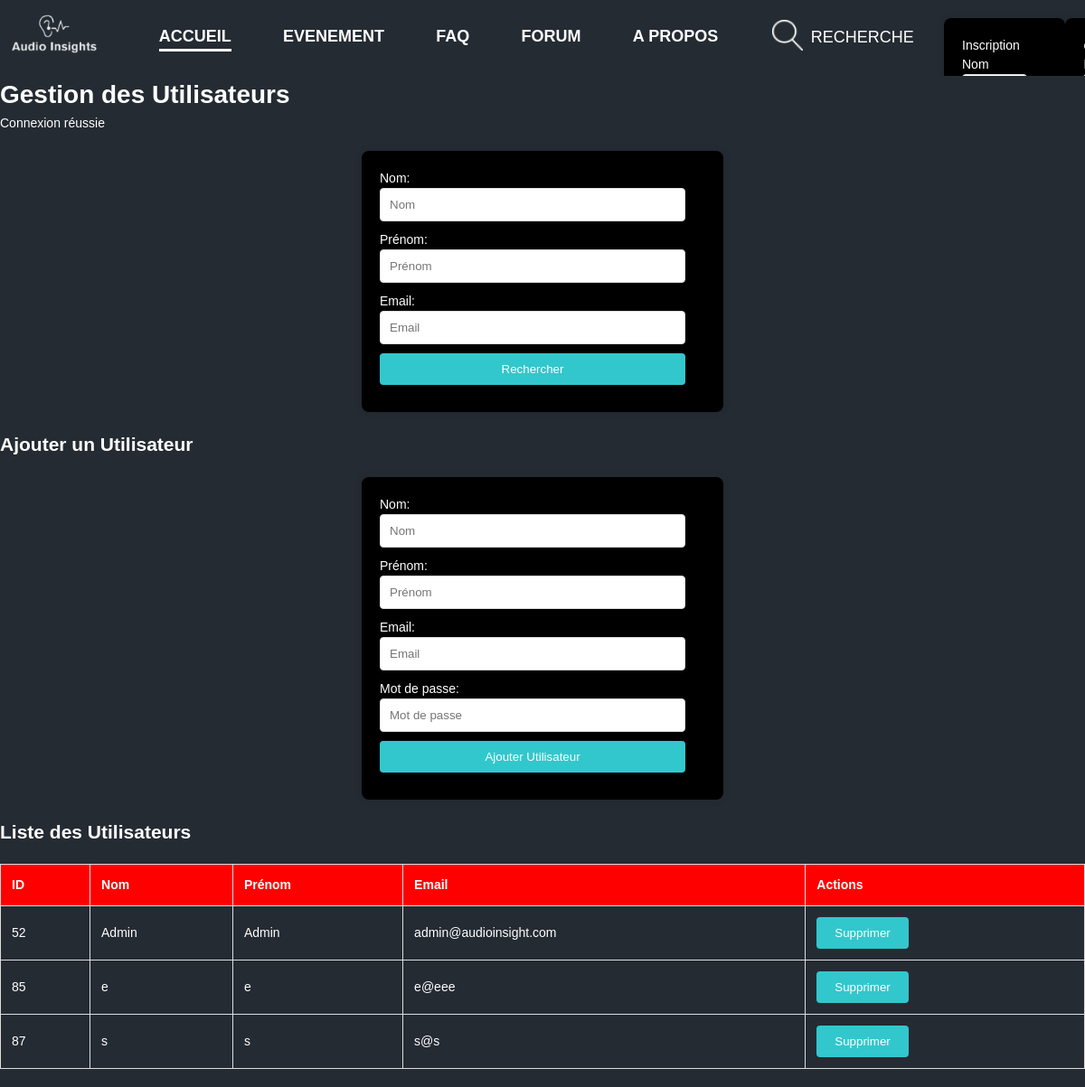
/htmls/gestion_utilisateurs.php, run on an earlier commit of the app's database.
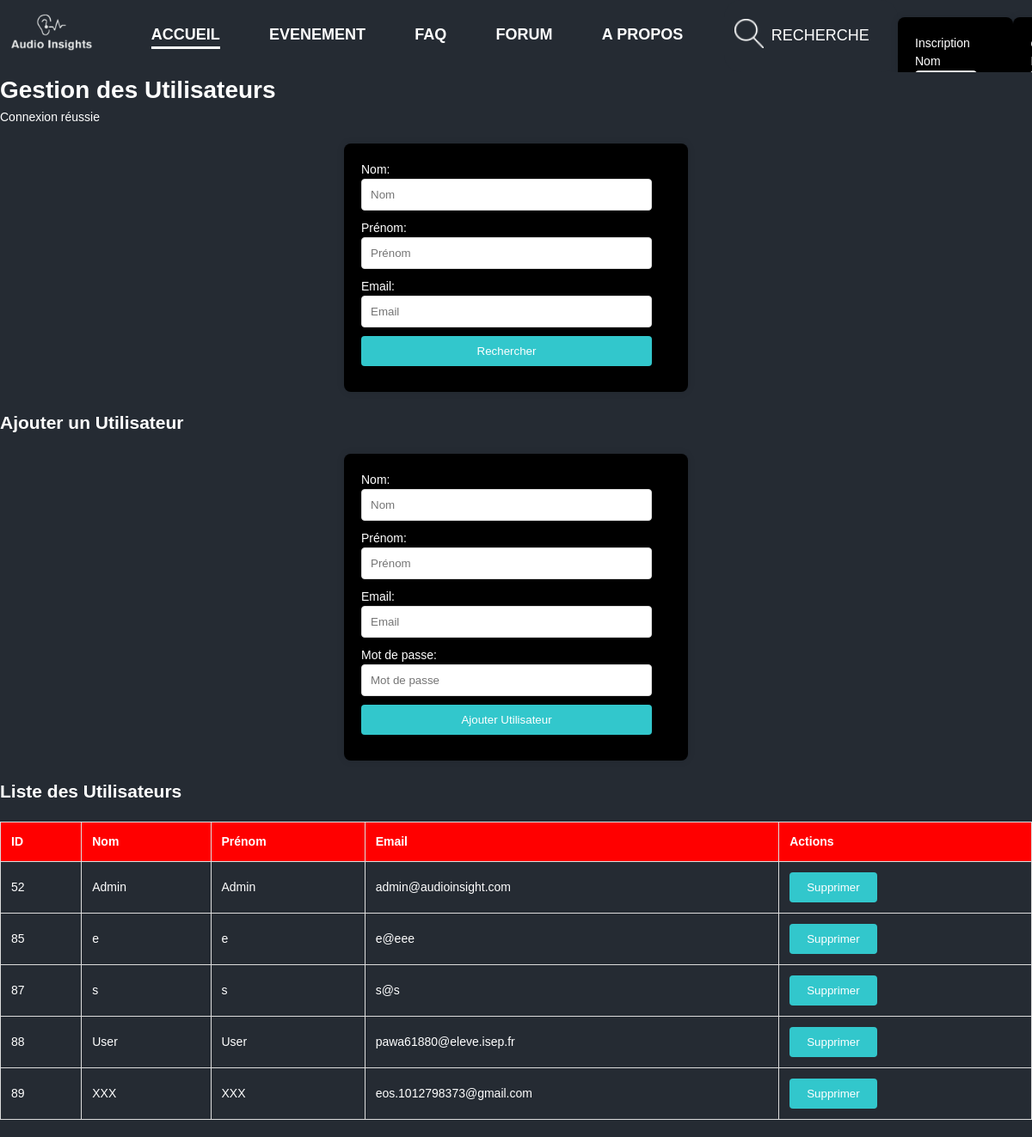
And on a later commit of the database.
### tables this page shows
CREATE TABLE `utilisateur` (
  `idUtilisateur` int(11) NOT NULL,
  `Nom` varchar(45) DEFAULT NULL,
  `Prenom` varchar(45) DEFAULT NULL,
  `Mail` varchar(45) DEFAULT NULL,
  `Mdp` varchar(255) DEFAULT NULL,
  `Type` varchar(100) DEFAULT NULL,
  `Numero` varchar(20) DEFAULT NULL,
  `Date_inscription` date DEFAULT NULL,
  `isAdmin` tinyint(1) DEFAULT 0
);

### htmls/gestion_utilisateurs.php (the view, shortened to what this page needs)
<!DOCTYPE html>
<html lang="fr">
<head>
    <link rel="stylesheet" href="../css/base.css">
    <link rel="stylesheet" href="../css/headerv2.css">
    <link rel="stylesheet" href="../css/footer.css">
    <link rel="stylesheet" href="../css/FAQ.css">
    <link rel="stylesheet" href="../css/gestion_utilisateurs.css">
</head>
<body>
    <div class="header">
        <div class="logo">
            <a href="#"><img src="..\images\logo100px.png"></a>
        </div>
        <div class="nav">
            <ul>
                <li><a href="index.php" class = "active"><b>ACCUEIL</b></a></li>
                <li><a href="event.php"><b>EVENEMENT</b></a></li>
                <li><a href="FAQ.php"><b>FAQ</b></a></li>
                <li><a href="#"><b>FORUM</b></a></li>
                <li><a href="a_propos.php"><b>A PROPOS</b></a></li>
            </ul>
        </div>
        <div class="search">
            <a href="#"><img src="..\images\loop.png"></a>
            <input type="text" placeholder="RECHERCHE">
        </div>
        <div class="user">
            <?php if (isset($_SESSION['user_id'])){ ?>
                <?php if ( $_SESSION["is_admin"] ) { ?>
                   <a href="gestion_utilisateurs.php" > <img src="..\images\admin_icon.png" alt="Profil"> </a>
                <?php } else{ ?>
                    <a href="profil.php" > <img src="..\images\user.png" alt="Profil"> </a>
                <?php } ?>
                <a href="..\php\logout.php"> <img src="..\images\Logout.png" alt="Déconnexion"> </a>
            <?php }else{ ?>
            <div class="inscription" id ="inscription">
                <form action="../php/inscription.php" method="post">
                    <div class="title2">Inscription</div>
                    <div class="content" >
                        <p class="title">Nom</p>
                        <p class="input"><input type="text" name="nom" placeholder="Nom"/></p>
                    </div>
                </form>
            </div>
            <div class="connexion">
                <form action="../php/login.php" method="post">
                </form>
            </div>
            <?php }; ?>
        </div>
    </div>
    <h1>Gestion des Utilisateurs</h1>
    <?php
    $servername = "localhost";
    $username = "root";
    $password = "";
    $dbname = "mydb";
    $conn = new mysqli($servername, $username, $password, $dbname);
    echo "Connexion réussie";
    ?>
    <form method="GET" action="gestion_utilisateurs.php">
        <label>Nom: <input type="text" name="search_nom" placeholder="Nom"></label>
        <label>Prénom: <input type="text" name="search_prenom" placeholder="Prénom"></label>
        <label>Email: <input type="email" name="search_email" placeholder="Email"></label>
        <input type="submit" value="Rechercher">
    </form>
    <h2>Ajouter un Utilisateur</h2>
    <form method="post" action="../php/ajouter_utilisateurs.php">
        <label>Nom: <input type="text" name="nom" placeholder="Nom" required></label><br>
        <label>Prénom: <input type="text" name="prenom" placeholder="Prénom" required></label><br>
        <label>Email: <input type="email" name="email" placeholder="Email" required></label><br>
        <label>Mot de passe: <input type="password" name="mdp" placeholder="Mot de passe" required></label><br>
        <input type="submit" value="Ajouter Utilisateur">
    </form>
    <h2>Liste des Utilisateurs</h2>
<?php
$sql = "SELECT idUtilisateur, Nom, Prenom, Mail FROM utilisateur WHERE 1=1";
$anySearch = false;
$result = $conn->query($sql);
if ($result->num_rows > 0) {
    echo "<table><thead><tr><th>ID</th><th>Nom</th><th>Prénom</th><th>Email</th><th>Actions</th></tr></thead><tbody>";
    while($row = $result->fetch_assoc()) {
        echo "<tr><td>".$row["idUtilisateur"]."</td><td>".$row["Nom"]."</td><td>".$row["Prenom"]."</td><td>".$row["Mail"]."</td>";
        echo "<td><button onclick='confirmDelete(".$row["idUtilisateur"].")'>Supprimer</button></td></tr>";
    }
    echo "</tbody></table>";
} else {
    if ($anySearch) {
        echo "Aucun résultat trouvé pour votre recherche.";
    } else {
        echo "0 résultats";
    }
}
?>
</body>
</html>

What changed in the data, as far as the page shows it:
added utilisateur: idUtilisateur "88", Nom "User", Prenom "User", Mail "pawa61880@eleve.isep.fr"
added utilisateur: idUtilisateur "89", Nom "XXX", Prenom "XXX", Mail "eos.1012798373@gmail.com"
